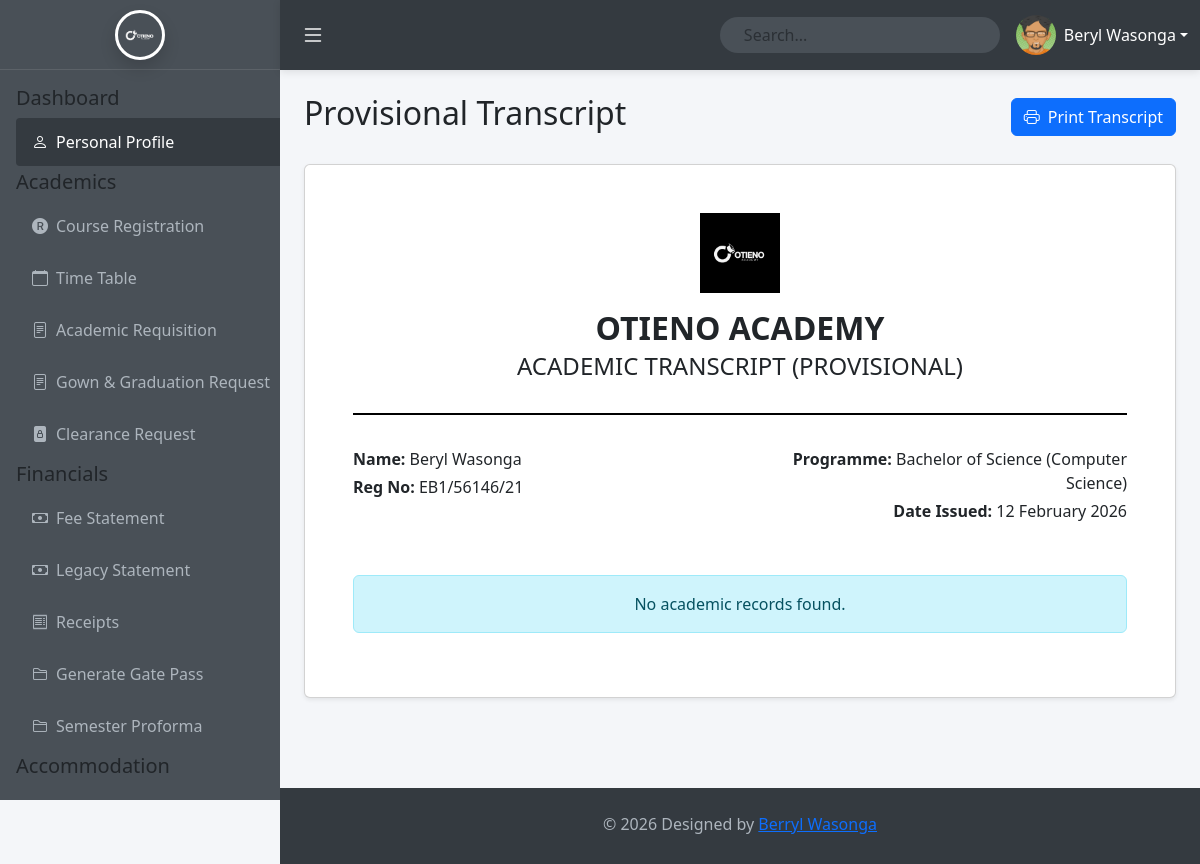
Page /students/transcript.php (signed in) on the committed database.
### tables this page shows
CREATE TABLE `users` (
  `id` int(11) NOT NULL,
  `first_name` varchar(50) NOT NULL DEFAULT '',
  `last_name` varchar(50) NOT NULL DEFAULT '',
  `email` varchar(255) NOT NULL,
  `reg_no` varchar(50) DEFAULT NULL,
  `password` varchar(255) NOT NULL,
  `role` varchar(20) NOT NULL DEFAULT 'user',
  `status` enum('active','inactive') NOT NULL DEFAULT 'active',
  `last_login` timestamp NULL DEFAULT NULL,
  `created_at` timestamp NOT NULL DEFAULT current_timestamp(),
  `fullname` varchar(100) GENERATED ALWAYS AS (concat(`first_name`,' ',`last_name`)) STORED,
  `gender` enum('Male','Female','Other') DEFAULT NULL,
  `dob` date DEFAULT NULL,
  `address` varchar(255) DEFAULT NULL,
  `campus` varchar(50) DEFAULT 'MAIN',
  `programme` varchar(150) DEFAULT NULL,
  `course_id` int(11) DEFAULT NULL,
  `attempted_units` int(11) DEFAULT 0,
  `registered_units` int(11) DEFAULT 0
);

### students/transcript.php (the view, shortened to what this page needs)
<?php
$transcript_data = [];
?>
<!DOCTYPE html>
<html lang="en">
<head>
    <link href="https://cdn.jsdelivr.net/npm/bootstrap@5.3.3/dist/css/bootstrap.min.css" rel="stylesheet">
    <link href="https://cdn.jsdelivr.net/npm/bootstrap-icons@1.11.3/font/bootstrap-icons.css" rel="stylesheet">
    <link href="Assets/main.css" rel="stylesheet">
</head>
<body>
    <?php
        include_once 'partials/sidebar.php' ;
        include_once 'partials/top_navbar.php' ;
    ?>
    <div class="main-content" id="mainContent">
        <div class="d-flex justify-content-between align-items-center mb-4 no-print">
            <h2>Provisional Transcript</h2>
            <button class="btn btn-primary" onclick="window.print()">
                <i class="bi bi-printer me-2"></i>Print Transcript
            </button>
        </div>
        <div class="card shadow-sm p-4 p-md-5">
            <div class="transcript-header text-center">
                <img src="Assets/images/29.png" alt="Logo" style="height: 80px;" class="mb-3">
                <h2 class="text-uppercase fw-bold mb-1">Otieno Academy</h2>
                <h4 class="text-uppercase mb-3">Academic Transcript (Provisional)</h4>
            </div>
            <div class="row mb-5">
                <div class="col-md-6">
                    <p class="mb-1"><strong>Name:</strong> <?php echo htmlspecialchars($user['fullname']); ?></p>
                    <p class="mb-1"><strong>Reg No:</strong> <?php echo htmlspecialchars($user['reg_no']); ?></p>
                </div>
                <div class="col-md-6 text-md-end">
                    <p class="mb-1"><strong>Programme:</strong> <?php echo htmlspecialchars($user['programme']); ?></p>
                    <p class="mb-1"><strong>Date Issued:</strong> <?php echo date('d F Y'); ?></p>
                </div>
            </div>
            <?php if (empty($transcript_data)): ?>
                <div class="alert alert-info text-center">
                    No academic records found.
                </div>
            <?php endif; ?>
        </div>
    </div>
    <?php include_once 'partials/footer.php'; ?>
</body>
</html>

### students/partials/top_navbar.php (shortened to what this page needs)
<?php
include '../config.php';
$stmt = $conn->prepare("SELECT * FROM users WHERE id = ?");
$stmt->bind_param("i", $_SESSION['user_id']);
$stmt->execute();
$user = $stmt->get_result()->fetch_assoc();
$full_name = trim($user['first_name'] . ' ' . $user['last_name']);
?>
    <nav class="top-navbar">
        <div class="container-fluid d-flex align-items-center h-100">
            <button class="btn text-white d-none d-lg-block" id="toggleSidebarDesktop" style="font-size: 24px; padding: 0.5rem;">
                <i class="bi bi-list"></i>
            </button>
            <form class="d-none d-lg-flex search-form me-3 position-relative">
                <input class="form-control rounded-pill px-4"
                       type="search"
                       id="studentSearchInput"
                       placeholder="Search..."
                       aria-label="Search"
                       autocomplete="off"
                       style="width: 280px; background-color: #495057; border: none; color: white;">
            </form>
            <div class="dropdown d-none d-lg-block">
                <a class="dropdown-toggle d-flex align-items-center text-white text-decoration-none"
                   href="#"
                   role="button"
                   data-bs-toggle="dropdown"
                   aria-expanded="false">
                    <img src="Assets/images/1.png"
                         class="rounded-circle profile-img-small me-2"
                         alt="User">
                    <span class="user-name"><?php echo htmlspecialchars($full_name); ?></span>
                </a>
            </div>
        </div>
    </nav>

### students/Assets/main.css (style rules this page uses)
:root { --sidebar-bg: #495057; --sidebar-dark: #343a40; --sidebar-hover: #343a40; --navbar-height: 60px; --navbar-height-lg: 70px; }
body { background-color: #f4f6f9; overflow-x: hidden; }
.profile-img-small { width: 40px; height: 40px; object-fit: cover; }
.top-navbar { position: fixed; top: 0; left: 0; right: 0; height: var(--navbar-height); background-color: var(--sidebar-dark); box-shadow: 0 2px 8px rgba(0,0,0,0.1); z-index: 1030; transition: left 0.3s ease; }
@media (min-width: 992px) { .top-navbar { left: 280px; height: var(--navbar-height-lg); } }
.main-content { margin-top: var(--navbar-height); padding: 1.5rem; min-height: calc(100vh - var(--navbar-height) - 60px); transition: margin-left 0.3s ease; }
@media (min-width: 992px) { .main-content { margin-left: 280px; margin-top: var(--navbar-height-lg); min-height: calc(100vh - var(--navbar-height-lg) - 60px); } }
* { margin: 0; padding: 0; box-sizing: border-box; }

### students/transcript.php (style rules this page uses)
.transcript-header { border-bottom: 2px solid #000; margin-bottom: 2rem; padding-bottom: 1rem; }

### rows in the picture
users: full_name "Beryl Wasonga", fullname "Beryl Wasonga", reg_no "EB1/56146/21", programme "Bachelor of Science (Computer Science)"
